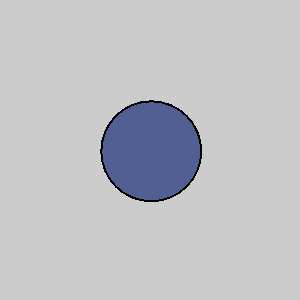
Frame 1 (no input)
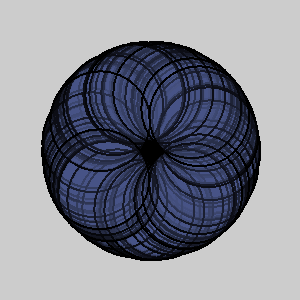
Frame 60 (the mouse pressed at the canvas centre just before this capture)
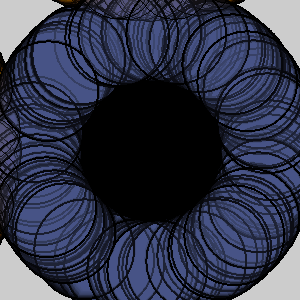
Frame 120 (the mouse held since frame 60 and released just before this capture)

The Processing sketch that drew these frames (run headless with seeded random() and noise(); from frame 60 on, the mouse is pressed at the canvas centre):

// Processing sketch: U4_A1
// ── U4_A1.pde
/*
  Currently not much rhyme or reason
  it looks cool
 */

Particle[] p;

void setup() {
  size(300, 300);
  noSmooth();

  p = new Particle[128];
  for (int i = 0; i < p.length; i++) {
    p[i] = new Particle(width/2, height/2, 100);
  }
}

//putting particle on screen
void draw() {
  for (int i = 1; i < p.length; i++) {
    p[i].display();
    p[i].update();
  }
}

// ── Particle.pde
class Particle{
  // PROPERTIES
  PVector position, velocity, acceleration;
  int size;
  
  // CONSTRUCTORS
  Particle(float x, float y, int s){
    position = new PVector(x, y);
    velocity = PVector.random2D();
    acceleration = new PVector(0, 0);
    size = s;
  }
  
  // METHODS
  void display(){
    fill(#485892, 20);
    strokeWeight(2);
    circle(position.x + (cos(width/6)), position.y + (cos(height/4)), size);
    
    fill(#edaa33, 2);
    strokeWeight(1);
    circle(position.x * (sin(random(10, 8))), position.y * (sin(random(8, 8))), 75);
    circle(position.x * (sin(random(8, 8))), position.y * (sin(random(10, 8))), 75);
  }
  
  // updates the particle's state
  void update(){
    position.add(velocity);  // move based on velocity
    velocity.add(acceleration);
  }
}
